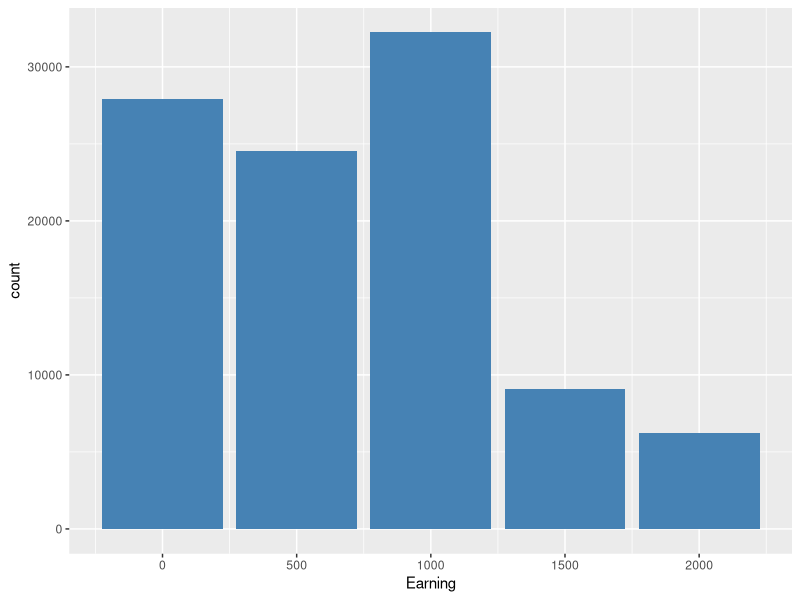
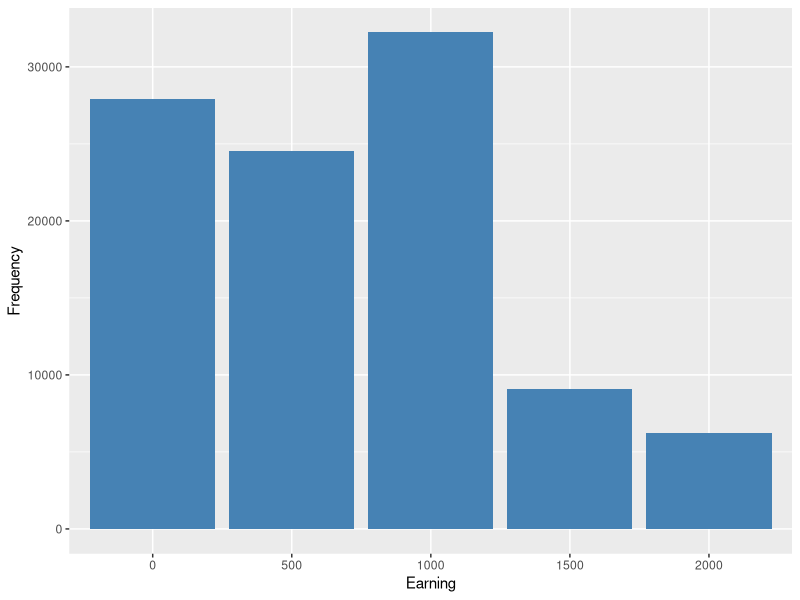

These charts were generated, in order, by the following R code:
## ---- chunk 1
library(ggplot2)
library(dplyr)
## ---- chunk 2
# Sampling space for appointment success (0 corresponds to no sale, 1 corresponds to a sale)
s_appointment = c(0,1)

# Appointment success and failure probabilities
p_morning = 0.30 # Success probability of sales in morning
p_afternoon = 0.60 # Success probability of sales in afternoon
p_appointment = matrix(nrow  = 2, ncol = 2, c(1-p_morning,p_morning , 1-p_afternoon, p_afternoon), byrow = TRUE)

# Sampling space for software type
s_software = c(500, 1000)

# Software type probabilities
p_software = matrix(nrow = 2, ncol = 2, c(0.3,0.7,0.5,0.5), byrow = TRUE)

# Function that simulates one trial of the random experiment which is
# what the salesman earns on a random day
salesResult = function(){
  result = numeric(2)
  # Simulate whether sales happen in morning and afternoon appointments
  for (j in c(1:2)){
    result[j] = sample(s_appointment, size= 1, replace= TRUE, prob = p_appointment[j ,  ])
  }
  earnings = ifelse(result[1]==1, sample(s_software,size = 1, replace = TRUE, prob = p_software[1, ]), 0) + ifelse(result[2] == 1, sample(s_software, size = 1, replace = TRUE, prob = p_software[2, ]), 0)
  return(earnings)
}

# Number of simulations
nsimulations = 1e5
simulatedData = replicate(nsimulations, salesResult())

#Probability that the salesman earns Rs 5000
mean(simulatedData==500)

#can we calculate all the probabilities in one shot?
table(simulatedData) / nsimulations
## ---- chunk 3
#simulated data is not converted into table here 
dfSales = as.data.frame(simulatedData)
colnames(dfSales) = 'Earning'
p = ggplot(data = dfSales) + geom_bar(aes(x=Earning) , fill = 'steelblue')
p
## ---- chunk 4
#simulated data into frequency table then convert to dataframe (why because )
dfSales = as.data.frame(table(simulatedData))
colnames(dfSales) = c('Earning', 'Frequency')
p = ggplot(data = dfSales) + geom_col(aes(x=Earning, y= Frequency) , fill = 'steelblue')
p
## ---- chunk 5
# Convert simulatedData into a dataframe
dfSales = as.data.frame(table(simulatedData))

# Add names to the columns
colnames(dfSales) = c('Earning', 'Frequency')

# Add a new column with proportion (probability) values
dfSales['Probability'] = dfSales['Frequency'] / nsimulations

head(dfSales, 5)

#p = ?
#p
## ---- chunk 6
# Expected earnings using simulated values
mean(simulatedData) # long term average of the realizations of X

# Expected earnings using the theoretical definition
x = c(0, 500, 1000, 1500, 2000)
p = c(0.28, 0.27, 0.315, 0.09, 0.045)
sum(x * p)
## ---- chunk 7
# Variance of the earnings using simulated values
# long term average of this random variable (X-E[X])^2
#simulatedData - mean(simulatedData) # simulated deviations
#(simulatedData - mean(simulatedData))^2 # simulated squared deviations
mean(simulatedData)
mean((simulatedData - mean(simulatedData))^2) # variance calculated using simulation

# Standard deviation of the earnings using simulated values
sqrt(mean((simulatedData - mean(simulatedData))^2))

print(' ')

# Expected value using the theoretical definition
sum(x*p)

# Variance of the earnings using the thoretical definition
x = c(0, 500, 1000, 1500, 2000)
p = c(0.28, 0.27, 0.315, 0.09, 0.045)
sum((x - sum(x*p))^2 * p)

# Standard deviation of the earnings using the theoretical definition
sqrt(sum((x - sum(x*p))^2 * p))
## ---- chunk 8
x = c(0, 500, 1000, 1500, 2000)
p = c(0.28, 0.27, 0.315, 0.09, 0.045)

# Deviations from the expected value
x - sum(x*p)

# Squared deviations from the expected value
(x - sum(x*p))^2

# Expected value of the squared deviations from the expected value
sum((x - sum(x*p))^2 * p)
